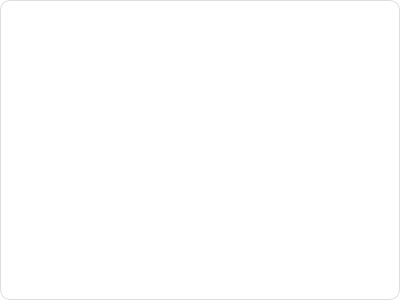
<?xml version="1.0" encoding="UTF-8"?>
<ui version="4.0">
 <class>GroupBox</class>
 <widget class="QGroupBox" name="GroupBox">
  <property name="geometry">
   <rect>
    <x>0</x>
    <y>0</y>
    <width>400</width>
    <height>300</height>
   </rect>
  </property>
  <property name="windowTitle">
   <string>GroupBox</string>
  </property>
  <property name="styleSheet">
   <string notr="true">QGroupBox {
	background-color: #fff;
	border: 1px solid #ddd;
	border-radius: 10px;
}</string>
  </property>
  <layout class="QGridLayout" name="gridLayout">
   <property name="leftMargin">
    <number>6</number>
   </property>
   <property name="topMargin">
    <number>10</number>
   </property>
   <property name="rightMargin">
    <number>6</number>
   </property>
   <property name="bottomMargin">
    <number>6</number>
   </property>
   <property name="horizontalSpacing">
    <number>0</number>
   </property>
   <property name="verticalSpacing">
    <number>10</number>
   </property>
  </layout>
 </widget>
 <resources/>
 <connections/>
</ui>
